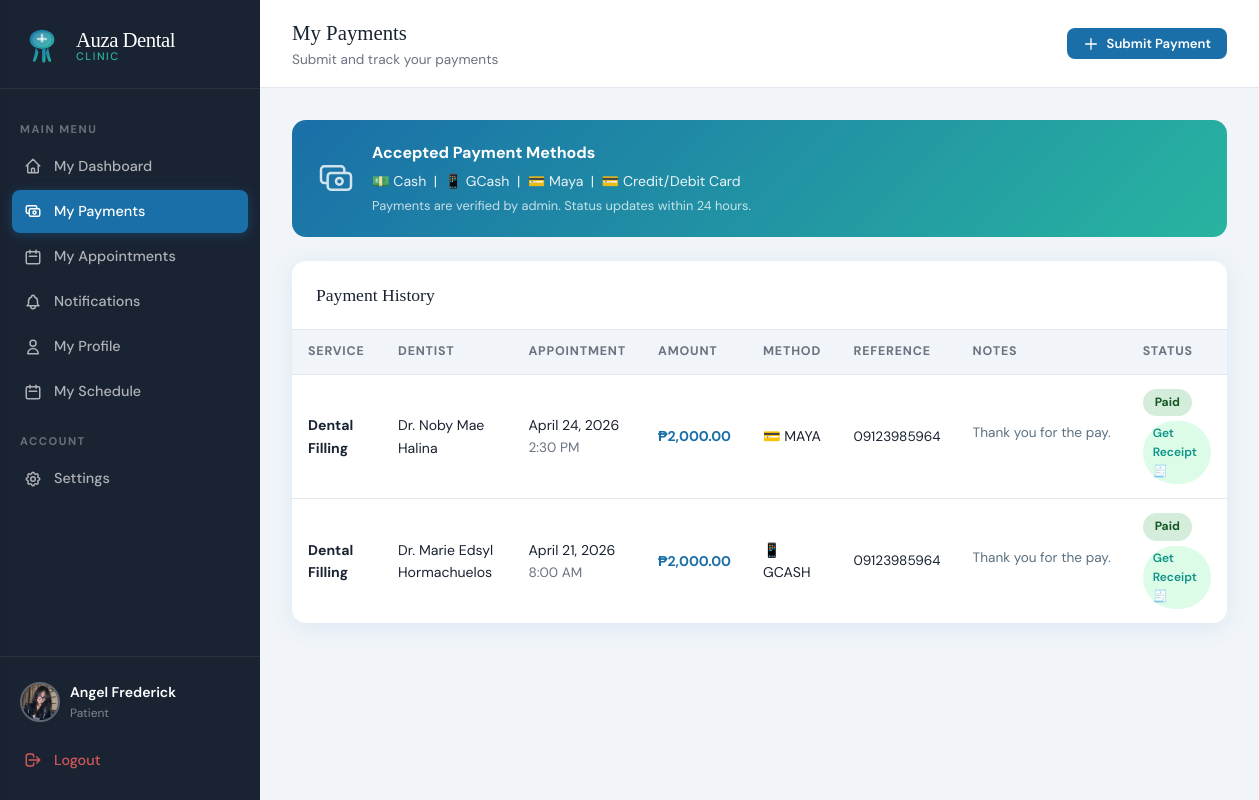
/index.php?page=patient_payments (signed in), run on an earlier commit of the app's database.
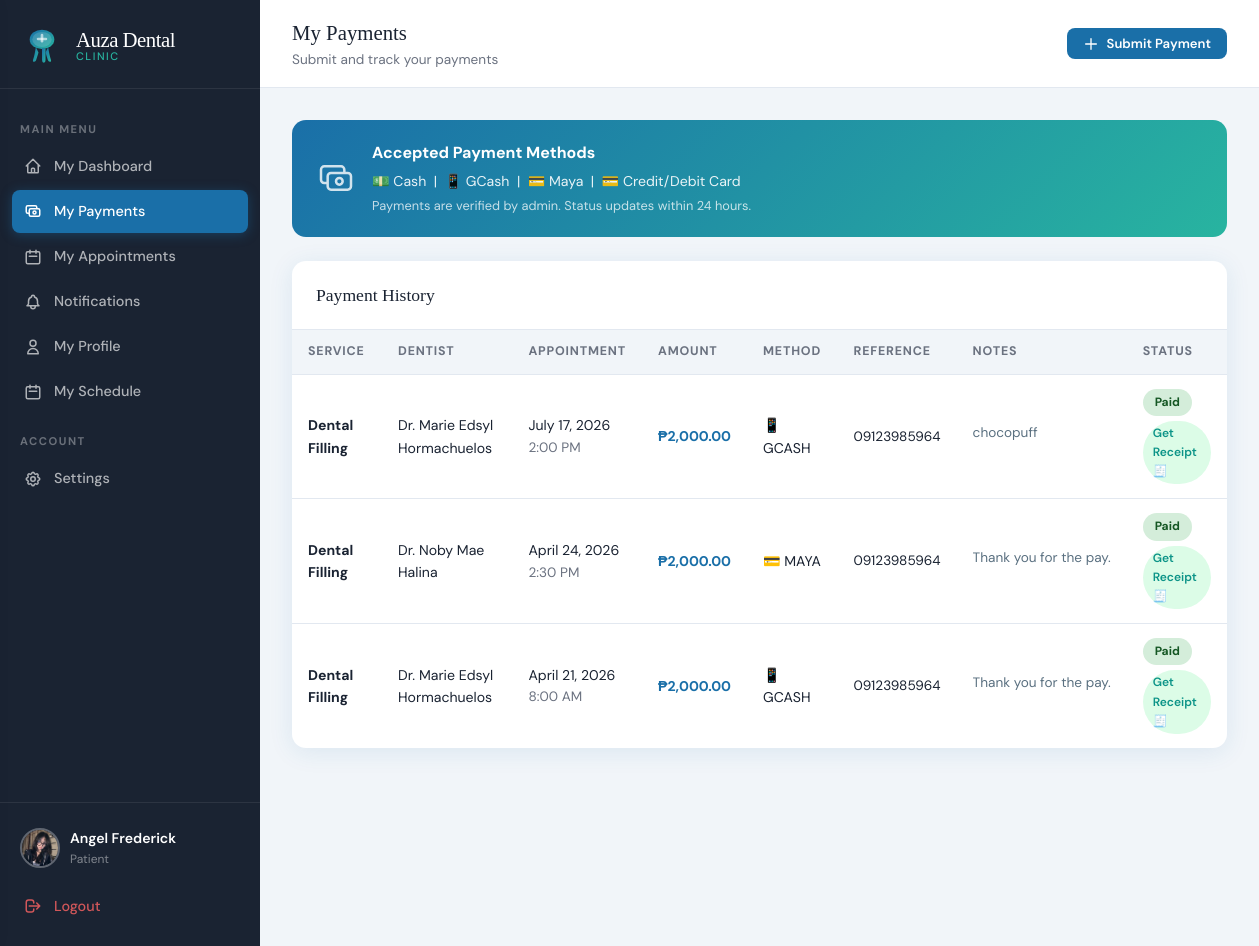
And on a later commit of the database.
### tables this page shows
CREATE TABLE `payments` (
  `id` int(11) NOT NULL,
  `appointment_id` int(11) NOT NULL,
  `patient_id` int(11) NOT NULL,
  `amount` decimal(10,2) NOT NULL,
  `method` enum('cash','gcash','maya','card') DEFAULT 'cash',
  `status` enum('pending','paid','refunded') DEFAULT 'pending',
  `reference_no` varchar(100) DEFAULT NULL,
  `notes` text DEFAULT NULL,
  `paid_at` datetime DEFAULT NULL,
  `created_at` datetime DEFAULT current_timestamp()
);

CREATE TABLE `services` (
  `id` int(11) NOT NULL,
  `name` varchar(150) NOT NULL,
  `description` text DEFAULT NULL,
  `duration_minutes` int(11) DEFAULT 30,
  `price` decimal(10,2) DEFAULT 0.00,
  `is_active` tinyint(1) DEFAULT 1
);

CREATE TABLE `appointments` (
  `id` int(11) NOT NULL,
  `patient_id` int(11) NOT NULL,
  `dentist_id` int(11) NOT NULL,
  `service_id` int(11) NOT NULL,
  `appointment_date` date NOT NULL,
  `appointment_time` time NOT NULL,
  `status` enum('pending','confirmed','completed','cancelled') DEFAULT 'pending',
  `notes` text DEFAULT NULL,
  `reschedule_reason` text DEFAULT NULL,
  `rescheduled_at` datetime DEFAULT NULL,
  `original_date` date DEFAULT NULL,
  `original_time` time DEFAULT NULL,
  `created_at` datetime DEFAULT current_timestamp()
);

### app/controllers/PaymentController.php (called while the page is built, shortened)
<?php
require_once __DIR__ . '/../config.php';
class PaymentController {
    public function patientPayments() {
        $patient_id = $_SESSION['user_id'];
        $payments   = callProcedure('sp_get_patient_payments', [$patient_id]);
        require __DIR__ . '/../views/patient/payments.php';
    }
}

### app/config.php (called while the page is built, shortened)
<?php
function getDB() {
    static $conn = null;
    if ($conn === null) {
        $conn = new mysqli(DB_HOST, DB_USER, DB_PASS, DB_NAME);
        $conn->set_charset('utf8mb4');
    }
    return $conn;
}
function callProcedure($proc_name, $params = []) {
    $db = getDB();
    if (empty($params)) {
        $sql = "CALL {$proc_name}()";
        $result = $db->query($sql);
    } else {
        $placeholders = implode(',', array_fill(0, count($params), '?'));
        $sql = "CALL {$proc_name}({$placeholders})";
        $stmt = $db->prepare($sql);
        $types = '';
        foreach ($params as $p) {
            if (is_int($p)) $types .= 'i';
            elseif (is_float($p)) $types .= 'd';
            else $types .= 's';
        }
        $stmt->bind_param($types, ...$params);
        $stmt->execute();
        $result = $stmt->get_result();
    }
    $rows = [];
    while ($row = $result->fetch_assoc()) {
        $rows[] = $row;
    }
    return $rows;
}
function formatDate($date) {
    return date('F j, Y', strtotime($date));
}
function formatTime($time) {
    return date('g:i A', strtotime($time));
}

### app/views/patient/payments.php (the view, shortened to what the changed rows need)
<!DOCTYPE html>
<html lang="en">
<head>
<link rel="stylesheet" href="<?= APP_URL ?>/public/css/style.css">
</head>
<body>
<div class="app-layout">
  <div class="main-content">
    <div class="page-content">
      <div class="card">
        <?php if (empty($payments)): ?>
          <div class="empty-state">
            <svg xmlns="http://www.w3.org/2000/svg" fill="none" viewBox="0 0 24 24" stroke="currentColor"><path stroke-linecap="round" stroke-linejoin="round" stroke-width="1" d="M17 9V7a2 2 0 00-2-2H5a2 2 0 00-2 2v6a2 2 0 002 2h2m2 4h10a2 2 0 002-2v-6a2 2 0 00-2-2H9a2 2 0 00-2 2v6a2 2 0 002 2zm7-5a2 2 0 11-4 0 2 2 0 014 0z"/></svg>
            <h3>No Payments Yet</h3>
            <p>Submit a payment for your confirmed or completed appointments</p>
          </div>
        <?php else: ?>
        <div class="table-wrap">
          <table>
            <thead>
              <tr>
                <th>Service</th>
                <th>Dentist</th>
                <th>Appointment</th>
                <th>Amount</th>
                <th>Method</th>
                <th>Reference</th>
                <th>Notes</th>
                <th>Status</th>
              </tr>
            </thead>
            <tbody>
              <?php foreach ($payments as $p): ?>
              <tr>
                <td class="font-bold"><?= htmlspecialchars($p['service_name']) ?></td>
                <td>Dr. <?= htmlspecialchars($p['dentist_name']) ?></td>
                <td>
                  <div><?= formatDate($p['appointment_date']) ?></div>
                  <div class="text-sm text-gray"><?= formatTime($p['appointment_time']) ?></div>
                </td>
                <td class="font-bold text-primary">₱<?= number_format($p['amount'],2) ?></td>
                <td>
                  <?php
                    $icons = ['cash'=>'💵','gcash'=>'📱','maya'=>'💳','card'=>'💳'];
                    echo ($icons[$p['method']]??'💵').' '.strtoupper($p['method']);
                  ?>
                </td>
                <td class="text-sm"><?= htmlspecialchars($p['reference_no'] ?: '—') ?></td>
                <td class="text-sm">
                  <?php if (!empty($p['notes'])): ?>
                    <span title="<?= htmlspecialchars($p['notes']) ?>"
                      style="display:inline-block;max-width:150px;white-space:nowrap;overflow:hidden;text-overflow:ellipsis;color:#5a7080;cursor:help;">
                      <?= htmlspecialchars($p['notes']) ?>
                    </span>
                  <?php else: ?>
                    <span style="color:#ccc;">—</span>
                  <?php endif; ?>
                </td>
                <td>
                  <?php
                    $pBadge = ['pending'=>'badge-pending','paid'=>'badge-completed','refunded'=>'badge-cancelled'];
                    echo "<span class='badge ".($pBadge[$p['status']]?:'badge-pending')."'>".ucfirst($p['status'])."</span>";
                  ?>
                  <?php if ($p['status'] === 'paid'): ?>
                    <a href="<?= APP_URL ?>/download_receipt.php?id=<?= $p['id'] ?>"
   target="_blank"
   style="display:inline-block;margin-top:5px;padding:3px 10px;font-size:12px;font-weight:600;color:#0d9488;background:#dcfce7;border-radius:999px;text-decoration:none;">
  Get Receipt 🧾
</a>
                  <?php endif; ?>
                </td>
              </tr>
              <?php endforeach; ?>
            </tbody>
          </table>
        </div>
        <?php endif; ?>
      </div>
    </div>
  </div>
</div>
</body>
</html>

What changed in the data, as far as the page shows it:
added payments: services.name "Dental Filling", dentist_name "Marie Edsyl Hormachuelos", appointment.appointment_date "July 17, 2026", appointment.appointment_time "2:00 PM", amount "2,000.00", method "📱", method "GCASH", reference_no "09123985964", notes "chocopuff", status "Paid"
